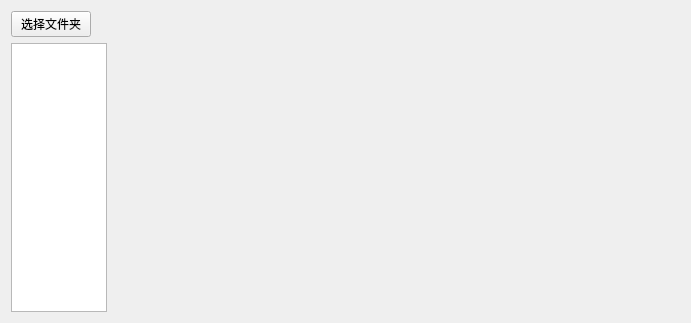
<?xml version="1.0" encoding="UTF-8"?>
<ui version="4.0">
 <class>TOP</class>
 <widget class="QWidget" name="TOP">
  <property name="geometry">
   <rect>
    <x>0</x>
    <y>0</y>
    <width>691</width>
    <height>323</height>
   </rect>
  </property>
  <property name="windowTitle">
   <string>Form</string>
  </property>
  <layout class="QGridLayout" name="gridLayout">
   <item row="0" column="0">
    <layout class="QVBoxLayout" name="verticalLayout">
     <item>
      <layout class="QHBoxLayout" name="horizontalLayout">
       <item>
        <widget class="QPushButton" name="pushButton_2">
         <property name="text">
          <string>选择文件夹</string>
         </property>
        </widget>
       </item>
       <item>
        <spacer name="horizontalSpacer">
         <property name="orientation">
          <enum>Qt::Horizontal</enum>
         </property>
         <property name="sizeHint" stdset="0">
          <size>
           <width>40</width>
           <height>20</height>
          </size>
         </property>
        </spacer>
       </item>
      </layout>
     </item>
     <item>
      <layout class="QHBoxLayout" name="horizontalLayout_2" stretch="1,0,6">
       <property name="spacing">
        <number>0</number>
       </property>
       <item>
        <widget class="QListWidget" name="listWidget"/>
       </item>
       <item>
        <layout class="QVBoxLayout" name="verticalLayout_2">
         <property name="spacing">
          <number>0</number>
         </property>
        </layout>
       </item>
       <item>
        <widget class="QLabel" name="label">
         <property name="text">
          <string/>
         </property>
        </widget>
       </item>
      </layout>
     </item>
    </layout>
   </item>
  </layout>
 </widget>
 <resources/>
 <connections/>
</ui>
